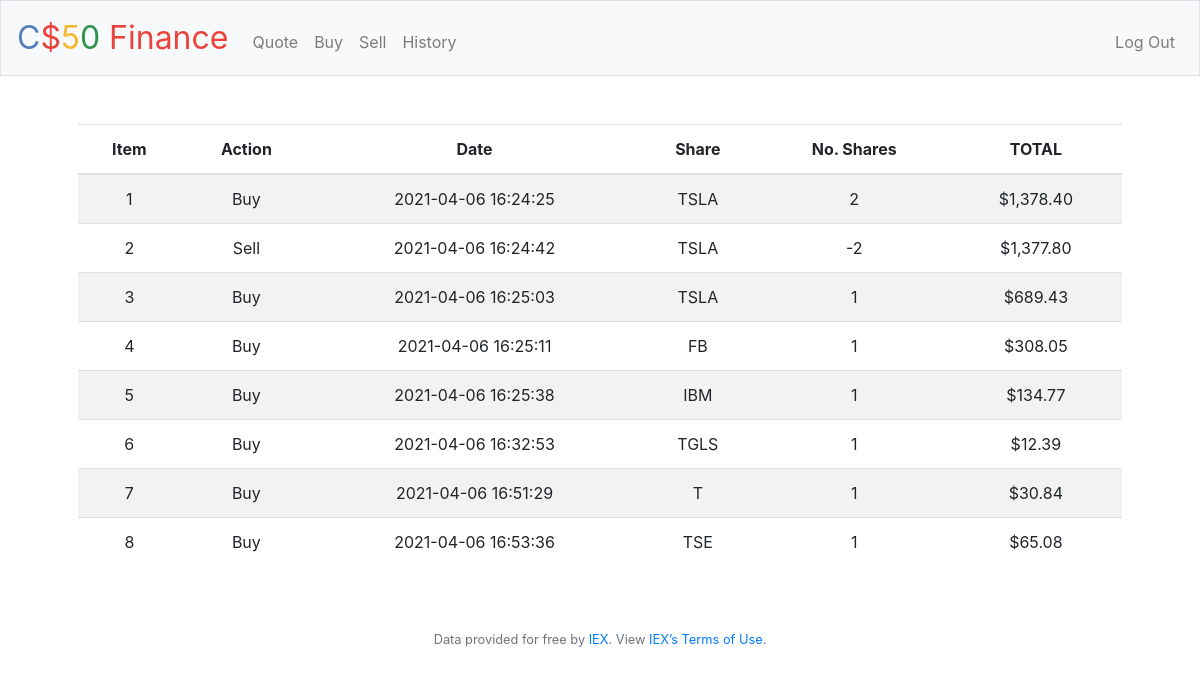
Page /history (signed in) on the earlier database version.
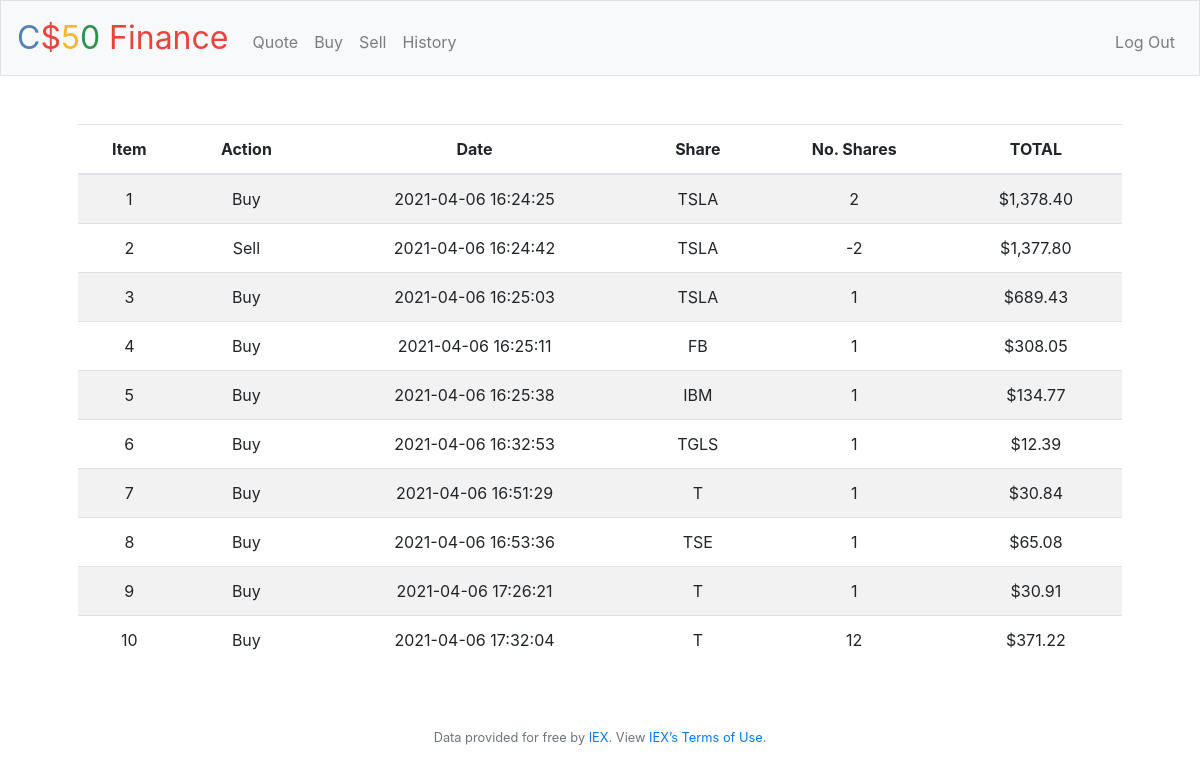
Same page on the later database version.
### tables this page shows
CREATE TABLE transactions (
id INTEGER, 
user_id INTEGER NOT NULL,
action INTEGER NOT NULL,
date DATETIME NOT NULL,
share TEXT NOT NULL,
no_shares INTEGER NOT NULL,
value DECIMAL NOT NULL,
PRIMARY KEY(id),
FOREIGN KEY(user_id) REFERENCES users(id));

### application.py (the view)
@app.route("/history")
@login_required
def history():
    historic = db.execute("SELECT id, action, date, share, no_shares, value FROM transactions WHERE user_id = ?", session["user_id"])
    return render_template("history.html", historic=historic)

### application.py (called while the page is built)
@app.after_request
def after_request(response):
    response.headers["Cache-Control"] = "no-cache, no-store, must-revalidate"
    response.headers["Expires"] = 0
    response.headers["Pragma"] = "no-cache"
    return response

### helpers.py (called while the page is built)
def login_required(f):
    @wraps(f)
    def decorated_function(*args, **kwargs):
        if session.get("user_id") is None:
            return redirect("/login")
        return f(*args, **kwargs)
    return decorated_function

def usd(value):
    return f"${value:,.2f}"

### templates/history.html (shortened to what this page needs)
{% extends "layout.html" %}
{% block main %}
    <div class="form-group">
        <table class="table table-striped">
            <thead>
                <tr>
                    <th scope="col">Item</th>
                    <th scope="col">Action</th>
                    <th scope="col">Date</th>
                    <th scope="col">Share</th>
                    <th scope="col">No. Shares</th>
                    <th scope="col">TOTAL</th>
                </tr>
            </thead>
            <tbody>
                {% for row in historic %}
                    <tr>
                        <td>{{ row.id }}</td>
                        <td>{{ row.action }}</td>
                        <td>{{ row.date }}</td>
                        <td>{{ row.share }}</td>
                        <td>{{ row.no_shares }}</td>
                        <td>{{ row.value | usd }}</td>
                    </tr>
                {% endfor %}
            </tbody>
        </table>
    </div>
{% endblock %}

### templates/layout.html (shortened to what this page needs)
<!DOCTYPE html>
<html lang="en">
    <head>
        <link rel="stylesheet" href="https://cdn.jsdelivr.net/npm/bootstrap@4.5.3/dist/css/bootstrap.min.css">
        <link href="/static/styles.css" rel="stylesheet">
    </head>
    <body>
        <nav class="navbar navbar-expand-md navbar-light bg-light border">
            <a class="navbar-brand" href="/"><span class="blue">C</span><span class="red">$</span><span class="yellow">5</span><span class="green">0</span> <span class="red">Finance</span></a>
            <div class="collapse navbar-collapse" id="navbar">
                {% if session.user_id %}
                    <ul class="navbar-nav mr-auto mt-2">
                        <li class="nav-item"><a class="nav-link" href="/quote">Quote</a></li>
                        <li class="nav-item"><a class="nav-link" href="/buy">Buy</a></li>
                        <li class="nav-item"><a class="nav-link" href="/sell">Sell</a></li>
                        <li class="nav-item"><a class="nav-link" href="/history">History</a></li>
                    </ul>
                    <ul class="navbar-nav ml-auto mt-2">
                        <li class="nav-item"><a class="nav-link" href="/logout">Log Out</a></li>
                    </ul>
                {% else %}
                    <ul class="navbar-nav ml-auto mt-2">
                        <li class="nav-item"><a class="nav-link" href="/register">Register</a></li>
                        <li class="nav-item"><a class="nav-link" href="/login">Log In</a></li>
                    </ul>
                {% endif %}
            </div>
        </nav>
        <main class="container p-5">
            {% block main %}{% endblock %}
        </main>
        <footer class="small text-center text-muted">
            Data provided for free by <a href="https://iextrading.com/developer">IEX</a>. View <a href="https://iextrading.com/api-exhibit-a/">IEX’s Terms of Use</a>.
        </footer>
    </body>
</html>

### static/styles.css (style rules this page uses)
nav .navbar-brand { font-size: xx-large; }
nav .navbar-brand .blue { color: #537fbe; }
nav .navbar-brand .red { color: #ea433b; }
nav .navbar-brand .yellow { color: #f5b82e; }
nav .navbar-brand .green { color: #2e944b; }
main { overflow-x: auto; text-align: center; }

Differences in the rows shown:
added transactions: id "9", action "Buy", date "2021-04-06 17:26:21", share "T", no_shares "1", value "$30.91"
added transactions: id "10", action "Buy", date "2021-04-06 17:32:04", share "T", no_shares "12", value "$371.22"
